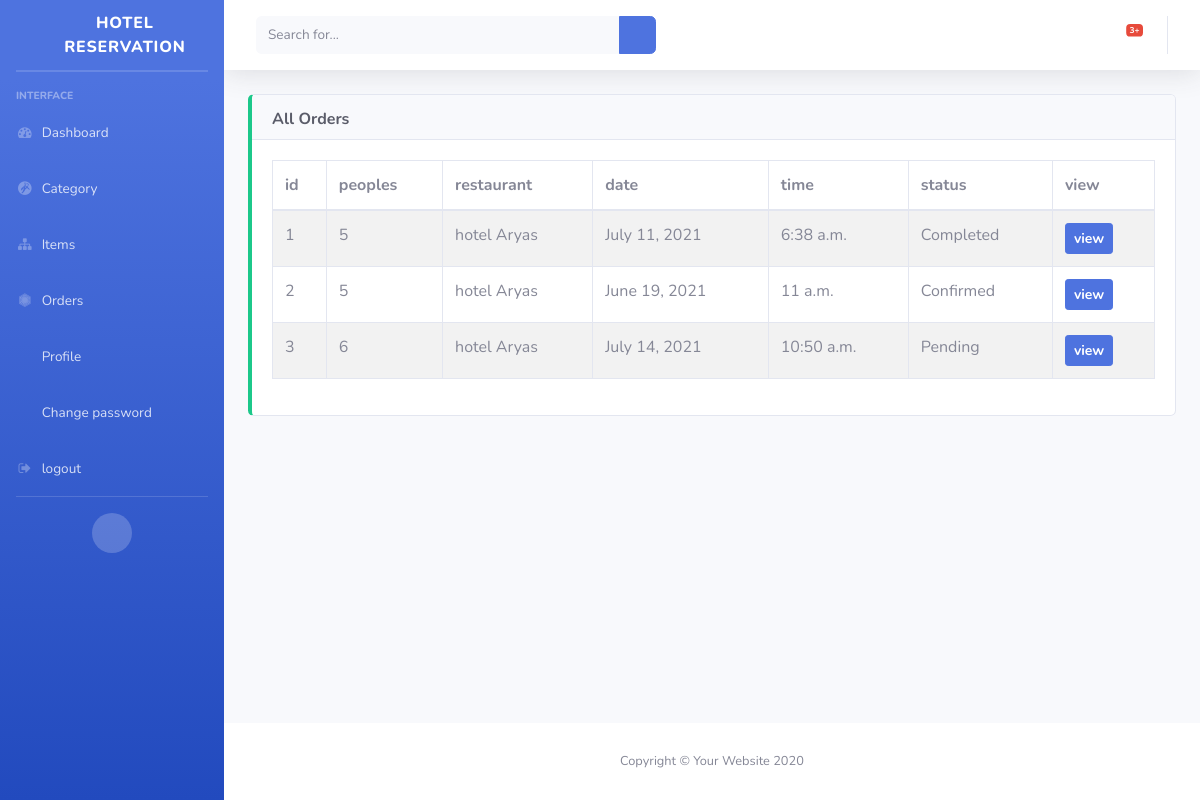
Screenshot of /orders/ (signed in) with the database file from the repository.
### customer/models.py (models this page shows, shortened)
class Booking(models.Model):
    ORDER_STATUS = (('Pending', 'Pending'), ('Confirmed', 'Confirmed'),
                    ('Completed', 'Completed'), ('Cancelled', 'Cancelled'))
    id = models.UUIDField(primary_key=True, default=uuid.uuid4, editable=False)
    restaurant = models.ForeignKey(Restaurant, on_delete=models.DO_NOTHING)
    user = models.ForeignKey(User, on_delete=models.DO_NOTHING)
    order_status = models.CharField(
        max_length=10, choices=ORDER_STATUS, default='Pending')
    guest = models.IntegerField(validators=[MinValueValidator(1), ])
    date = models.DateField()
    time = models.TimeField()
    paymentmethod = models.CharField(max_length=100, null=True, blank=True)
    created_at = models.DateTimeField(auto_now=True, blank=True, null=True)
    def get_absolute_url(self):
        return reverse("order-detail", kwargs={"pk": self.pk})

### restaurant/models.py (models this page shows, shortened)
class Restaurant(models.Model):
    phone_regex = RegexValidator(
        regex=r'^\+?1?\d{10,10}$', message="Phone must be in the format: '+999999999'.Please enter 10 digits mobile number.")
    name = models.CharField(max_length=100, verbose_name="Restaurant name")
    description = models.TextField()
    address = models.TextField()
    phone = models.CharField(validators=[phone_regex], max_length=10)
    categorys = models.ManyToManyField(RestCategory)
    location = models.ForeignKey(
        Location, on_delete=models.SET_NULL, blank=True, null=True)
    status = models.BooleanField(default=False)
    opentime = models.TimeField()
    closstime = models.TimeField()
    seatingCapacity = models.IntegerField(blank=True, null=True)
    user = models.OneToOneField(
        User, on_delete=models.CASCADE, blank=True, null=True)
    slug = models.SlugField(unique=True, blank=True, null=True)
    logo = models.ImageField(upload_to='rest/', blank=True, null=True)

### customer/views.py (the view, shortened to what this page needs)
# urls.py: path('orders/', views.OrderList.as_view(), name="orders"),
@method_decorator(decorator, name='dispatch')
class OrderList(View):
    def get(self, request):
        if not request.user.is_superuser and request.user.is_staff:
            data = Booking.objects.filter(restaurant__user=request.user)
            context = {
                "data": data,
                "heading": 'All orders'
            }
            return render(request, "booking/complist.html", context)

### customer/templates/booking/complist.html (shortened to what this page needs)
{% extends 'base.html' %} {% comment %}##########{% endcomment %}
{% block cardtitle %}{{heading}}{% endblock cardtitle %}
{% block content %}
<div class="table-responsive">
    <table class="table table-bordered table-striped table-hover" id="dataTable">
        <thead>
            <tr>
                <th>id</th>
                <th>peoples</th>
                <th>restaurant</th>
                <th>date</th>
                <th>time</th>
                <th>status</th>
                <th>view</th>
            </tr>
        </thead>
        <tbody>
            {% for i in data %}
            <tr>
                <td>{{forloop.counter}}</td>
                <td>{{i.guest}}</td>
                <td>{{i.restaurant.name}}</td>
                <td>{{i.date}}</td>
                <td>{{i.time}}</td>
                <td>{{i.order_status}}</td>
                 <td>
                                <a href="{{i.get_absolute_url}}"
                                    class="btn btn-sm btn-primary font-weight-bold">view</a>
                            </td>
            </tr>
            {% endfor %}
        </tbody>
    </table>
</div>
{% endblock content %}

### rows the page displays
Booking: guest "5", restaurant.name "hotel Aryas", date "July 11, 2021", time "6:38 a.m.", order_status "Completed"
Booking: guest "5", restaurant.name "hotel Aryas", date "June 19, 2021", time "11 a.m.", order_status "Confirmed"
Booking: guest "6", restaurant.name "hotel Aryas", date "July 14, 2021", time "10:50 a.m.", order_status "Pending"

### other values shown
{{ heading }} "All Orders"
